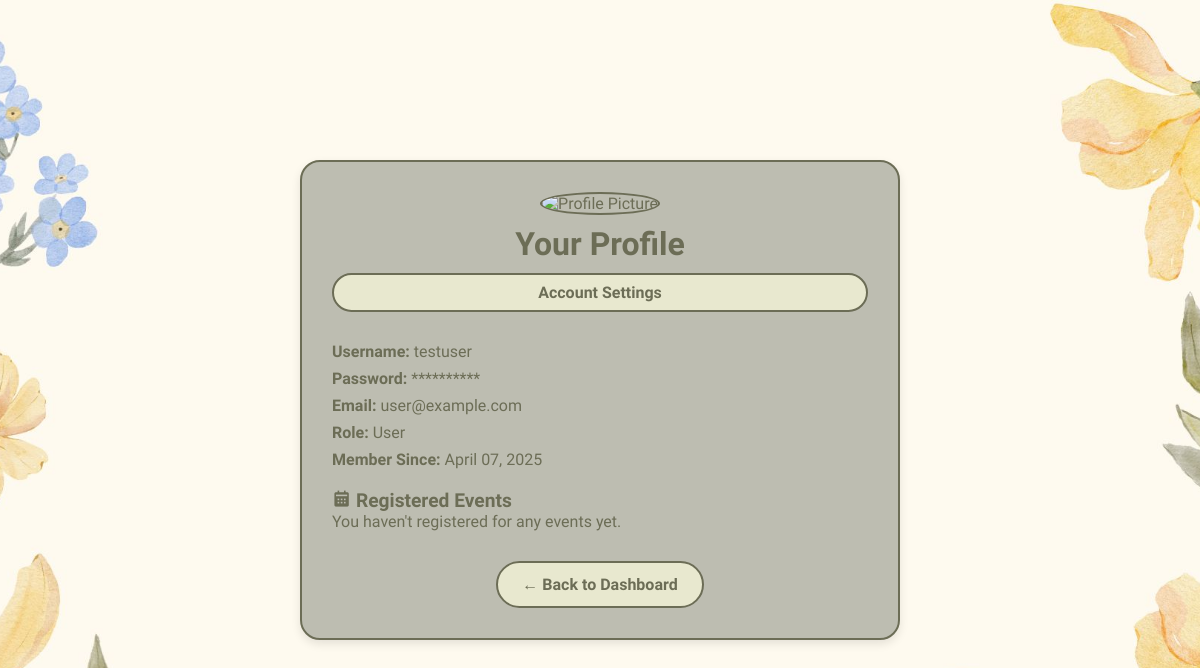
/user_profile (signed in), run on an earlier commit of the app's database.
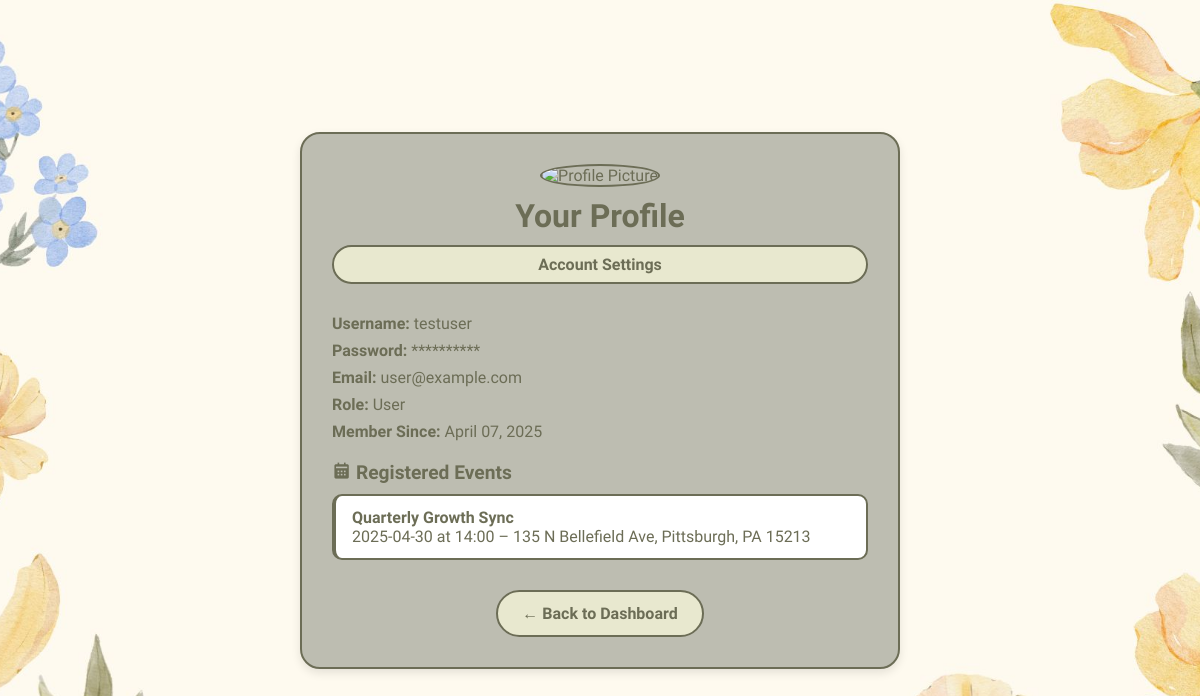
And on a later commit of the database.
### main.py (models this page shows, shortened)
class Event(db.Model):
    id = db.Column(db.Integer, primary_key=True)
    title = db.Column(db.String(100), nullable=False)
    description = db.Column(db.Text, nullable=False)
    date = db.Column(db.String(20), nullable=False)
    time = db.Column(db.String(20), nullable=False)
    location = db.Column(db.String(120), nullable=False)
    event_type = db.Column(db.String(20), nullable=False, default='other')  # New field
    manager_id = db.Column(db.Integer, db.ForeignKey('user.id'), nullable=False)
    created_at = db.Column(db.DateTime, default=datetime.utcnow)

### main.py (the view)
@app.route('/user_profile')
def user_profile():
    if 'username' not in session:
        flash("You must be logged in to view your profile.")
        return redirect(url_for('userlogin'))
    user = User.query.filter_by(username=session['username']).first()
    if not user:
        flash("User not found.")
        return redirect(url_for('userlogin'))
    return render_template(
        'user_profile.html',
        username=user.username,
        email=user.email,
        password_hidden='*' * 10,
        role=user.role,
        created_at=user.created_at,
        registered_events=user.registered_events
    )

### templates/user_profile.html (shortened to what this page needs)
<!DOCTYPE html>
<html lang="en">
<head>
    <link rel="stylesheet" href="{{ url_for('static', filename='styles.css') }}">
    <link href='https://unpkg.com/boxicons@2.1.4/css/boxicons.min.css' rel='stylesheet'>
</head>
</body>
    <div class="profile-wrapper">
        <div class="profile-header">
            <img src="{{ url_for('static', filename='default-profile.png') }}" alt="Profile Picture">
            <h1>Your Profile</h1>
            <a href="{{ url_for('usersettings') }}" class="settings-button">Account Settings</a>
        </div>
        <div class="profile-info">
            <p><strong>Username:</strong> {{ username }}</p>
            <p><strong>Password:</strong> {{ password_hidden }}</p>
            <p><strong>Email:</strong> {{ email }}</p>
            <p><strong>Role:</strong> {{ role.capitalize() }}</p>
            <p><strong>Member Since:</strong> {{ created_at.strftime('%B %d, %Y') }}</p>
        </div>
        <div class="events-list">
            <h2><i class='bx bxs-calendar'></i> Registered Events</h2>
            {% if registered_events %}
                {% for event in registered_events %}
                    <div class="event-card">
                        <strong>{{ event.title }}</strong><br>
                        {{ event.date }} at {{ event.time }} – {{ event.location }}
                    </div>
                {% endfor %}
            {% else %}
                <p>You haven't registered for any events yet.</p>
            {% endif %}
        </div>
        <div class="back-button">
            <a href="{{ url_for('home') }}" class="button">← Back to Dashboard</a>
        </div>
    </div>
</body>
</html>

What changed in the data, as far as the page shows it:
added Event: title "Quarterly Growth Sync", date "2025-04-30", time "14:00", location "135 N Bellefield Ave, Pittsburgh, PA 15213"
Also different on the page:
text no longer shown: "You haven't registered for any events yet."
